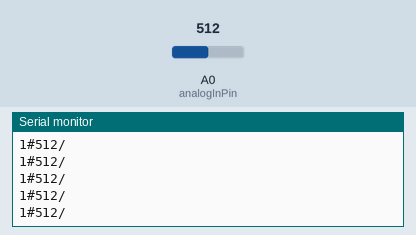
This sketch was run on a simulated Arduino Uno, built with avr-gcc and run on an emulated ATmega328P. Shown: the last lines printed to the serial monitor. The test bench sets the inputs (shaded band); at power-on: A0 (analogInPin) = 512.

Above: at 1.2 s.
1.3 s: A0 (analogInPin) set to 716
At 1.56 s:
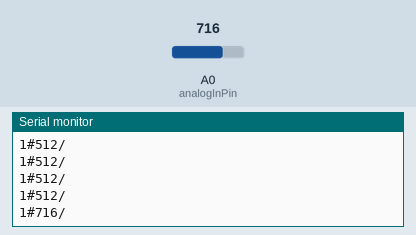
2.8 s: A0 (analogInPin) set to 900
At 2.96 s:
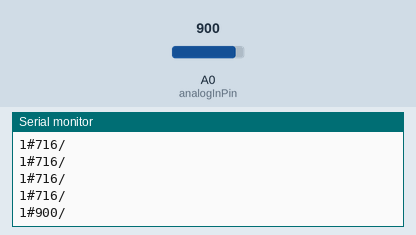
Timing chart, 0 to 5.8 s (numbered marks = the images above; inputs shaded):
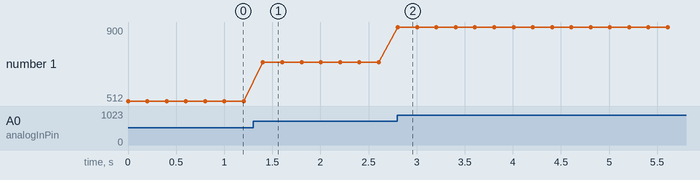

The sketch:

Writeup.ino
```cpp
//Challenge 2: PWM

//Pins: GND and 3.3 to the two top pins of the potentiometer
// A0 to bottom of potentiometer
// RX to TX of student's NodeMCU


// Student:
// GND to GND
// A0 to bottom of potentiometer
// TX to RX

const int analogInPin = A0;

void setup() {
  Serial.begin(9600);
}

void loop() {
  int value = analogRead(analogInPin);
  Serial.println("1#"+String(value)+"/");
  delay(200);
}
```

Measured:
- after the input at 1.3 s, the serial monitor: prints a new line after 0.10 s (image 1)
- after the input at 2.8 s, the serial monitor: prints a new line at once (image 2)
- plotted number 1: 512 → 716 after the input at 1.3 s, 716 → 900 after the input at 2.8 s
